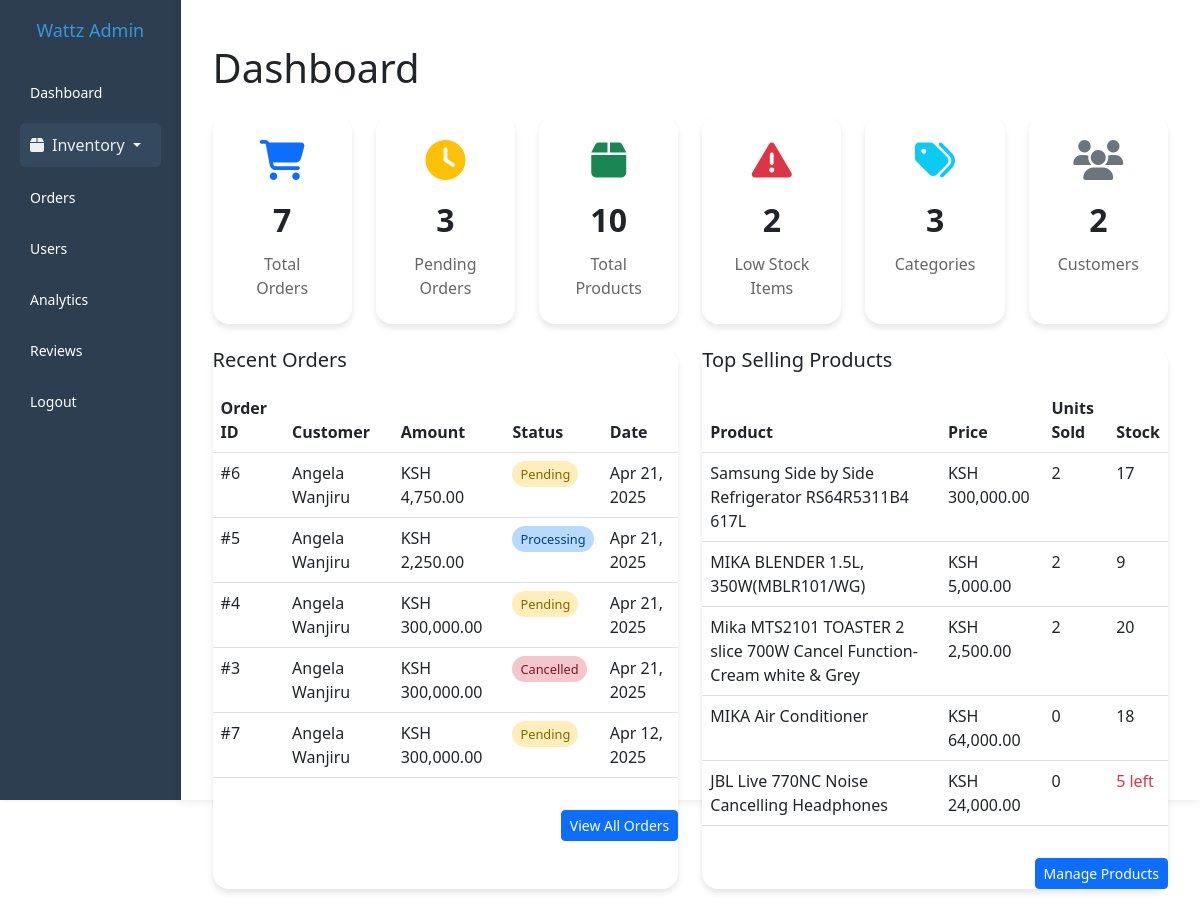
Screenshot of /admin/dashboard.php with the database file from the repository.
### tables this page shows
CREATE TABLE `user_order` (
  `order_id` int(11) NOT NULL,
  `user_id` int(11) DEFAULT NULL,
  `shipping_id` int(11) NOT NULL,
  `total_amount` decimal(10,2) NOT NULL,
  `status` enum('pending','processing','shipped','delivered','cancelled') DEFAULT 'pending',
  `payment_method` varchar(50) DEFAULT NULL,
  `payment_status` enum('pending','completed','failed') DEFAULT 'pending',
  `order_date` timestamp NOT NULL DEFAULT current_timestamp()
);

CREATE TABLE `users` (
  `user_id` int(11) NOT NULL,
  `username` varchar(50) NOT NULL,
  `email` varchar(100) NOT NULL,
  `password` varchar(255) NOT NULL,
  `first_name` varchar(50) DEFAULT NULL,
  `last_name` varchar(50) DEFAULT NULL,
  `phone` varchar(20) DEFAULT NULL,
  `address` text DEFAULT NULL,
  `role` enum('admin','customer') DEFAULT 'customer',
  `created_at` timestamp NOT NULL DEFAULT current_timestamp(),
  `updated_at` timestamp NOT NULL DEFAULT current_timestamp() ON UPDATE current_timestamp(),
  `is_admin` tinyint(1) NOT NULL DEFAULT 0
);

### admin/dashboard.php (the view, shortened to what this page needs)
<?php
include 'includes/header.php';
include 'includes/db.php';
$totalOrders = 0;
$pendingOrders = 0;
$totalProducts = 0;
$lowStockProducts = 0;
$totalCategories = 0;
$totalCustomers = 0;
$recentOrders = [];
$topProducts = [];
try {
    $stmt = $conn->query("SELECT COUNT(*) as total FROM user_order");
    $totalOrders = $stmt->fetch(PDO::FETCH_ASSOC)['total'] ?? 0;
    $stmt = $conn->query("SELECT COUNT(*) as pending FROM user_order WHERE status = 'pending'");
    $pendingOrders = $stmt->fetch(PDO::FETCH_ASSOC)['pending'] ?? 0;
    $stmt = $conn->query("SELECT COUNT(*) as total FROM products");
    $totalProducts = $stmt->fetch(PDO::FETCH_ASSOC)['total'] ?? 0;
    $stmt = $conn->query("SELECT COUNT(*) as low_stock FROM products WHERE stock_quantity <= 5 AND status = 'in_stock'");
    $lowStockProducts = $stmt->fetch(PDO::FETCH_ASSOC)['low_stock'] ?? 0;
    $stmt = $conn->query("SELECT COUNT(*) as total FROM category");
    $totalCategories = $stmt->fetch(PDO::FETCH_ASSOC)['total'] ?? 0;
    $stmt = $conn->query("SELECT COUNT(*) as total FROM users WHERE role = 'customer'");
    $totalCustomers = $stmt->fetch(PDO::FETCH_ASSOC)['total'] ?? 0;
    $stmt = $conn->query("SELECT o.order_id, o.total_amount, o.status, o.order_date, u.username
                         FROM user_order o
                         JOIN users u ON o.user_id = u.user_id
                         ORDER BY o.order_date DESC LIMIT 5");
    $recentOrders = $stmt->fetchAll(PDO::FETCH_ASSOC) ?? [];
    $stmt = $conn->query("SELECT p.name, p.price, p.stock_quantity,
                                COUNT(oi.product_id) as total_sales,
                                COALESCE(SUM(oi.quantity), 0) as units_sold
                         FROM products p
                         LEFT JOIN order_items oi ON p.product_id = oi.product_id
                         LEFT JOIN user_order o ON oi.order_id = o.order_id AND o.status != 'cancelled'
                         GROUP BY p.product_id, p.name, p.price, p.stock_quantity
                         ORDER BY units_sold DESC
                         LIMIT 5");
    $topProducts = $stmt->fetchAll(PDO::FETCH_ASSOC) ?? [];
} catch (PDOException $e) {
    error_log("Dashboard Error: " . $e->getMessage());
    $_SESSION['alert'] = ['type' => 'danger', 'message' => 'Error loading dashboard data'];
}
?>
<!DOCTYPE html>
<html lang="en">
<head>
    <link href="https://cdn.jsdelivr.net/npm/bootstrap@5.3.0-alpha3/dist/css/bootstrap.min.css" rel="stylesheet">
    <link rel="stylesheet" href="https://cdnjs.cloudflare.com/ajax/libs/font-awesome/6.4.0/css/all.min.css">
</head>
<body>
    <div class="container-fluid py-4">
        <h1 class="mb-4">Dashboard</h1>
        <div class="row g-4 mb-4">
            <div class="col-md-4 col-lg-2">
                <div class="dashboard-card stat-card">
                    <i class="fas fa-shopping-cart stat-icon text-primary"></i>
                    <div class="stat-value"><?php echo $totalOrders; ?></div>
                    <div class="stat-label">Total Orders</div>
                </div>
            </div>
            <div class="col-md-4 col-lg-2">
                <div class="dashboard-card stat-card">
                    <i class="fas fa-clock stat-icon text-warning"></i>
                    <div class="stat-value"><?php echo $pendingOrders; ?></div>
                    <div class="stat-label">Pending Orders</div>
                </div>
            </div>
            <div class="col-md-4 col-lg-2">
                <div class="dashboard-card stat-card">
                    <i class="fas fa-box stat-icon text-success"></i>
                    <div class="stat-value"><?php echo $totalProducts; ?></div>
                    <div class="stat-label">Total Products</div>
                </div>
            </div>
            <div class="col-md-4 col-lg-2">
                <div class="dashboard-card stat-card">
                    <i class="fas fa-exclamation-triangle stat-icon text-danger"></i>
                    <div class="stat-value"><?php echo $lowStockProducts; ?></div>
                    <div class="stat-label">Low Stock Items</div>
                </div>
            </div>
            <div class="col-md-4 col-lg-2">
                <div class="dashboard-card stat-card">
                    <i class="fas fa-tags stat-icon text-info"></i>
                    <div class="stat-value"><?php echo $totalCategories; ?></div>
                    <div class="stat-label">Categories</div>
                </div>
            </div>
            <div class="col-md-4 col-lg-2">
                <div class="dashboard-card stat-card">
                    <i class="fas fa-users stat-icon text-secondary"></i>
                    <div class="stat-value"><?php echo $totalCustomers; ?></div>
                    <div class="stat-label">Customers</div>
                </div>
            </div>
        </div>
        <div class="row g-4">
            <div class="col-lg-6">
                <div class="dashboard-card">
                    <div class="card-body">
                        <h5 class="card-title mb-3">Recent Orders</h5>
                        <div class="table-responsive">
                            <table class="table table-hover">
                                <thead>
                                    <tr>
                                        <th>Order ID</th>
                                        <th>Customer</th>
                                        <th>Amount</th>
                                        <th>Status</th>
                                        <th>Date</th>
                                    </tr>
                                </thead>
                                <tbody>
                                    <?php foreach ($recentOrders as $order): ?>
                                    <tr>
                                        <td>#<?php echo $order['order_id']; ?></td>
                                        <td><?php echo htmlspecialchars($order['username']); ?></td>
                                        <td>KSH <?php echo number_format($order['total_amount'], 2); ?></td>
                                        <td><span class="status-badge status-<?php echo $order['status']; ?>"><?php echo ucfirst($order['status']); ?></span></td>
                                        <td><?php echo date('M d, Y', strtotime($order['order_date'])); ?></td>
                                    </tr>
                                    <?php endforeach; ?>
                                </tbody>
                            </table>
                        </div>
                        <div class="text-end mt-3">
                            <a href="orders.php" class="btn btn-primary btn-sm">View All Orders</a>
                        </div>
                    </div>
                </div>
            </div>
            <div class="col-lg-6">
                <div class="dashboard-card">
                    <div class="card-body">
                        <h5 class="card-title mb-3">Top Selling Products</h5>
                        <div class="table-responsive">
                            <table class="table table-hover">
                                <thead>
                                    <tr>
                                        <th>Product</th>
                                        <th>Price</th>
                                        <th>Units Sold</th>
                                        <th>Stock</th>
                                    </tr>
                                </thead>
                                <tbody>
                                    <?php foreach ($topProducts as $product): ?>
                                    <tr>
                                        <td><?php echo htmlspecialchars($product['name']); ?></td>
                                        <td>KSH <?php echo number_format($product['price'], 2); ?></td>
                                        <td><?php echo $product['units_sold'] ?? 0; ?></td>
                                        <td>
                                            <?php if ($product['stock_quantity'] <= 5): ?>
                                                <span class="text-danger"><?php echo $product['stock_quantity']; ?> left</span>
                                            <?php else: ?>
                                                <?php echo $product['stock_quantity']; ?>
                                            <?php endif; ?>
                                        </td>
                                    </tr>
                                    <?php endforeach; ?>
                                </tbody>
                            </table>
                        </div>
                        <div class="text-end mt-3">
                            <a href="products.php" class="btn btn-primary btn-sm">Manage Products</a>
                        </div>
                    </div>
                </div>
            </div>
        </div>
    </div>
</body>
</html>

### admin/assets/css/admin.css (style rules this page uses)
body { font-family: Arial, sans-serif; margin: 0; padding: 0; background-color: #f9f9f9; }
.status-pending { color: #ffc107; }
.status-processing { color: #0dcaf0; }
.status-cancelled { color: #dc3545; }

### admin/dashboard.php (style rules this page uses)
:root { --primary-color: #4361ee; --secondary-color: #3f37c9; --success-color: #2ecc71; --warning-color: #f39c12; --danger-color: #e74c3c; --light-bg: #f8f9fa; }
.dashboard-card { border-radius: 1rem; box-shadow: 0 4px 6px rgba(0, 0, 0, 0.1); transition: transform 0.3s ease; background: white; height: 100%; }
.stat-card { padding: 1.5rem; text-align: center; }
.stat-icon { font-size: 2.5rem; margin-bottom: 1rem; }
.stat-value { font-size: 2rem; font-weight: 700; margin-bottom: 0.5rem; }
.stat-label { color: #666; font-size: 1rem; }
.table-responsive { border-radius: 1rem; overflow: hidden; }
.status-badge { padding: 0.25rem 0.5rem; border-radius: 1rem; font-size: 0.8rem; }
.status-pending { background-color: #ffeeba; color: #856404; }
.status-processing { background-color: #b8daff; color: #004085; }
.status-cancelled { background-color: #f5c6cb; color: #721c24; }

### rows the page displays
user_order: order_id "6", user.username "Angela Wanjiru", total_amount "4,750.00", status "Pending", order_date "Apr 21, 2025"
user_order: order_id "5", user.username "Angela Wanjiru", total_amount "2,250.00", status "Processing", order_date "Apr 21, 2025"
user_order: order_id "4", user.username "Angela Wanjiru", total_amount "300,000.00", status "Pending", order_date "Apr 21, 2025"
user_order: order_id "3", user.username "Angela Wanjiru", total_amount "300,000.00", status "Cancelled", order_date "Apr 21, 2025"
user_order: order_id "7", user.username "Angela Wanjiru", total_amount "300,000.00", status "Pending", order_date "Apr 12, 2025"

### other values shown
$totalOrders "7"
$pendingOrders "3"
$totalProducts "10"
$lowStockProducts "2"
$totalCategories "3"
$totalCustomers "2"
$product['name'] "Samsung Side by Side Refrigerator RS64R5311B4 617L"
$product['price'] "300,000.00"
$product['units_sold'] "2"
$product['stock_quantity'] "17"
$product['name'] "MIKA BLENDER 1.5L, 350W(MBLR101/WG)"
$product['price'] "5,000.00"
$product['stock_quantity'] "9"
$product['name'] "Mika MTS2101 TOASTER 2 slice 700W Cancel Function-Cream white & Grey"
$product['price'] "2,500.00"
